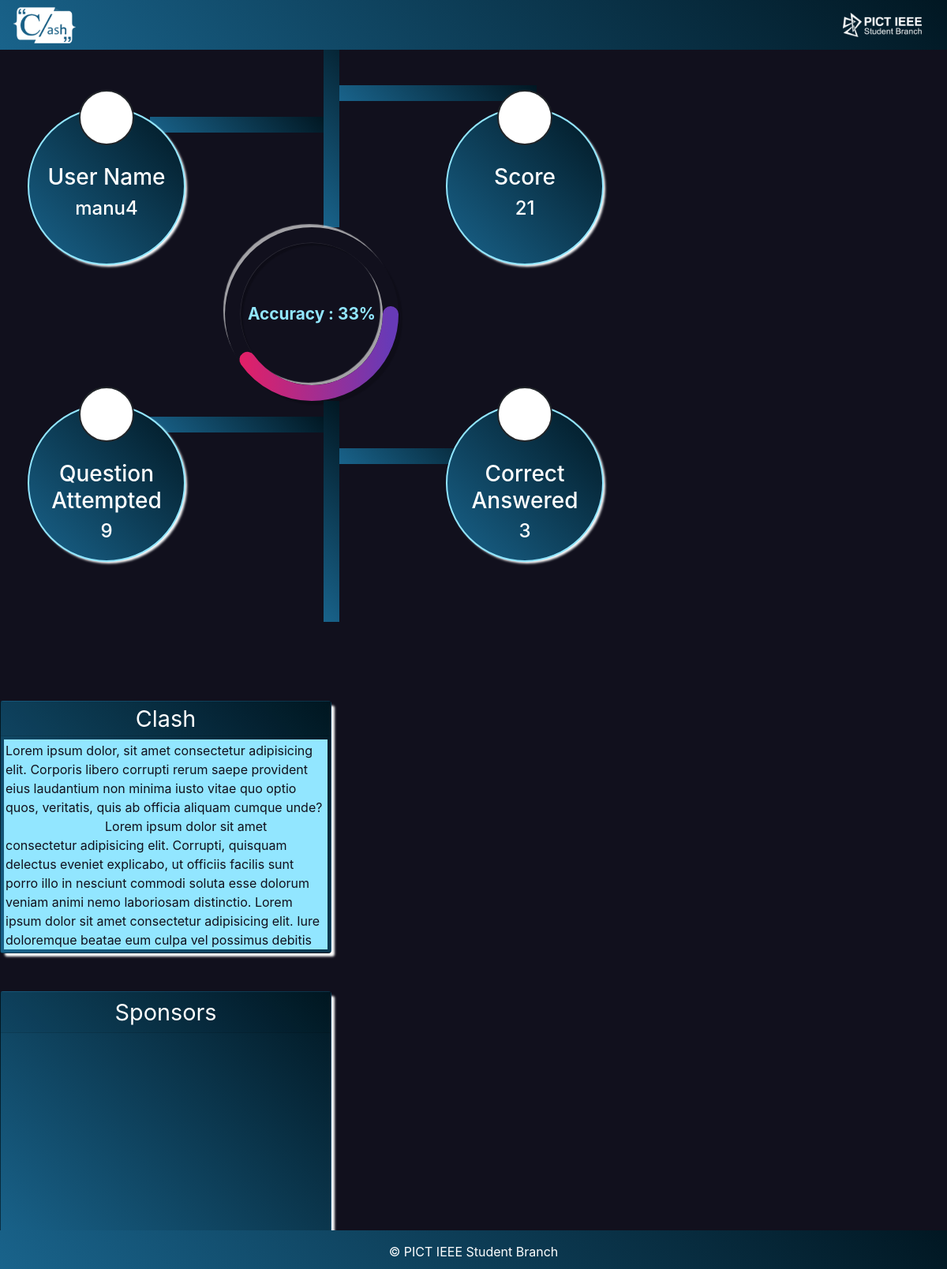
Page /result/ (signed in) on the committed database.
### Quiz/models.py (models this page shows, shortened)
class extendeduser(models.Model):
    number = models.CharField(max_length=20,null=True,default="")
    year = models.CharField(max_length=20, choices=YEAR_CHOICE,null=True,default="")
    user = models.OneToOneField(User,null=True,on_delete=models.CASCADE)
    final_score = models.IntegerField(default=0)
    marking_positive=models.IntegerField(default=4)
    marking_negative=models.IntegerField(default=-2)
    number_of_submits=models.IntegerField(default=0)
    random_ques = models.TextField(null=True)
    active = models.BooleanField(default=True)
    time_counter=models.IntegerField(null=True,default=0)
    time_rz_counter=models.IntegerField(null=True,default=0)
    time_speed = models.IntegerField(null=True,default=1000)
    red_zone_active = models.BooleanField(default=False)
    correct_ques = models.IntegerField(default=0)
    num_of_lifeline = models.IntegerField(default =0)
    prev_que_correct = models.BooleanField(default=False)
    questions_alloted = models.BooleanField(default=False)
    level = models.CharField(max_length=20,default="1")
    tab = models.IntegerField(default=25)
    redzone_skipped = models.BooleanField(default=False)
    login_time = models.DateTimeField(null=True)

### Quiz/views.py (the view)
# urls.py: path('result/',views.result,name='result'),
def result(request):
    try:
        profile = extendeduser.objects.get(user=request.user)
        try:
            accu = round(profile.correct_ques / profile.number_of_submits * 100,2)
        except:
            accu = 0
        context = {'profile': profile , 'user':request.user, 'accu':accu}
        auth.logout(request)
        return  render(request,'Quiz/result.html',context)
    except:
        return redirect('login')

### Quiz/templates/Quiz/result.html (shortened to what this page needs)
<!DOCTYPE html>
<html lang="en">
    {% load static %}
<head>
    <link rel="stylesheet" href="http://maxcdn.bootstrapcdn.com/font-awesome/latest/css/font-awesome.min.css">
    <link href="{% static 'qpage/css/result.css' %}" rel="stylesheet" />
    <link rel="stylesheet" href="https://cdn.jsdelivr.net/npm/bootstrap@4.6.1/dist/css/bootstrap.min.css">
</head>
<body style="background-color: #11101d">
    <nav class="navbar fixed-top navbar-expand-lg navbar-dark" style="background: linear-gradient(45deg,#19638b,#011722) "
				<a class="navbar-brand" href="#">
					<img href="{% url 'login' %}" src="{% static 'login/img/clashwhite.png' %}" alt="Bootstrap" width="80" class="d-inline-block align-top" style="position: fixed;">
				<div class="pisblogo navbar">
					<img src="{% static 'login/img/pisblogo.png' %}"  alt="Bootstrap" width="100">
				</div>
	</nav>
    <div class="container-fluid d-flex p-0 w-100 h-100" style="height: auto;">
        <div class="row p-0 w-100 h-100 mob-row">
            <div class="col-sm-3 d-flex flex-column h-100 p-0">
                <div class="container-fluid d-flex p-0 h-50 mt-5">
                <div class="card m-auto rad-bor rou-mar" id="upper">
                    <div class="cir" style="background-color: white;">
                        <lottie-player src="https://assets4.lottiefiles.com/packages/lf20_xob3zt0y.json"  background="transparent"  speed="1"  style="width: 300px; height: 300px;" autoplay loop></lottie-player>
                    </div>
                    <div class="card-body p-0 text-center">
                        <h3>User Name</h3>
                        <h4>{{user.username}}</h4>
                    </div>
                </div>
            </div>
            <div class="container-fluid d-flex p-0 h-50">
                <div class="card m-auto rad-bor rou-mar mob-question" >
                    <div class="cir">
                        <lottie-player src="https://assets9.lottiefiles.com/packages/lf20_wnbvxv9v.json"  background="transparent"  speed="1"  style="width: 300px; height: 300px;" autoplay loop></lottie-player>
                    </div>
                    <div class="card-body p-0 text-center">
                        <h3>Question Attempted</h3>
                        <h4>{{profile.number_of_submits}}</h4>
                    </div>
                </div>
            </div>
            </div>
            <div class="col-sm-3 mt-2  p-0 h-100" style="position: relative; ">
                <div class="bar7 hidden-mobile"></div>
                <div class="bar5 hidden-mobile"></div>
                <div class="bar2 hidden-mobile"></div>
                <div class="prog-cir mx-auto">
                    <div class="outer">
                        <div class="inner">
                            <div id="number" style="color: #92e6ff; font-size: 1.3rem">
                            </div>
                        </div>
                    </div>
                    <svg xmlns="http://www.w3.org/2000/svg" version="1.1" width="400px" height="400px">
                        <defs>
                           <linearGradient id="GradientColor">
                              <stop offset="0%" stop-color="#e91e63" />
                              <stop offset="100%" stop-color="#673ab7" />
                           </linearGradient>
                        </defs>
                        <circle cx="110" cy="110" r="100" stroke-linecap="round" />
                    </svg>
                </div>
                <div class="bar14 hidden-mobile"></div>
                <div class="bar12 hidden-mobile"></div>
                <div class="bar9 hidden-mobile"></div>
            </div>
            <div class="col-sm h-100 p-0 d-flex flex-column">
                <div class="container-fluid d-flex p-0 h-50 mt-5">
                <div class="card my-auto rad-bor rou-mar1">
                    <div class="cir">
                        <lottie-player src="https://assets4.lottiefiles.com/packages/lf20_ctuexx1q.json"  background="transparent"  speed="1"  style="width: 300px; height: 300px;" autoplay loop></lottie-player>
                    </div>
                    <div class="card-body p-0 text-center">
                        <h3>Score</h3>
                        <h4>{{profile.final_score}}</h4>
                    </div>
                </div>
                </div>
                <div class="container-fluid d-flex p-0 h-50">
                    <div class="card my-auto mr-auto rad-bor rou-mar1 mob-correct">
                    <div class="cir">
                        <lottie-player src="https://assets9.lottiefiles.com/packages/lf20_h7jvk4fc.json"  background="transparent"  speed="1"  style="width: 300px; height: 300px;" autoplay loop></lottie-player>
                    </div>
                    <div class="card-body p-0 text-center">
                        <h3>Correct Answered</h3>
                        <h4>{{profile.correct_ques}}</h4>
                    </div>
                </div>
                </div>
            </div>
            <div class="col-sm d-flex flex-column p-0 h-100">
                <div class="container-fluid pt-3 d-flex my-auto">
                    <div class="card mt-5" id="clash">
                        <div class="card-header p-0  text-center">
                            <b>Clash</b>
                        </div>
                        <div class="card-body" id="clash-pad">
                            <textarea readonly id="ta" style="color: #11101d; background-color: #92e6ff;">Lorem ipsum dolor, sit amet consectetur adipisicing elit. Corporis libero corrupti rerum saepe provident eius laudantium non minima iusto vitae quo optio quos, veritatis, quis ab officia aliquam cumque unde?
                            Lorem ipsum dolor sit amet consectetur adipisicing elit. Corrupti, quisquam delectus eveniet explicabo, ut officiis facilis sunt porro illo in nesciunt commodi soluta esse dolorum veniam animi nemo laboriosam distinctio. Lorem ipsum dolor sit amet consectetur adipisicing elit. Iure doloremque beatae eum culpa vel possimus debitis minima! Illum praesentium iste tempore quia delectus? Ipsa facere ea, consequatur libero perspiciatis deserunt. Lorem ipsum dolor sit amet, consectetur adipisicing elit. Distinctio molestias ipsum maxime accusantium neque maiores quae repellat est, voluptatum quis cum nulla minima iste quasi rerum quas soluta, nesciunt laborum!</textarea>
                        </div>
                    </div>
                </div>
                <div class="container-fluid d-flex my-auto">
                    <div class="card my-3" id="sponser">
                        <div class="card-header p-1  text-center">
                            <b>Sponsors</b>
                        </div>
                        <div class="card-body">
                        </div>
                    </div>
                </div>
            </div>
        </div>
        <div class="footer">
			<div class="middleieee">&copy; PICT IEEE Student Branch</div>
		  </div>
		</div>
</body>
</html>

### static/qpage/css/result.css (style rules this page uses)
html { height: 100%; width: 100%; padding: 0; }
.pisblogo { float: right; margin-left: auto; overflow: hidden; }
body { height: 100%; width: 100%; padding: 0; justify-content: center; align-items: center; }
.rad-bor { position: absolute; border-radius: 50%!important; width: 200px; height: 200px; border: 2px solid #92e6ff!important; }
.prog-cir { margin-top: 35vh; width: 300px; height: 300px; position: inherit; }
.outer { width: 220px; height: 220px; border-radius: 50%; padding: 20px; box-shadow: 6px 6px 1px -1px rgba(0,0,0,0.15), -3px -5px 1px -1px rgba(225, 225, 225, 0.7) }
.inner { width: 180px; height: 180px; border-radius: 50%; display: flex; align-items: center; justify-content: center; box-shadow: inset 4px 4px 1px -1px rgba(0,0,0,0.2), inset -4px -4px 1px -1px rgba(225,225,225,0.7), -0.5px -0.5px 0px rgba(225, 225 ,225, 0.16), 0.5px 0.5px 0px rgba(0,0,0,0), 0px 12px 1px -10px rgba(0,0,0,0.05) ; }
#number { font-weight: 700; color: #555; }
svg { position: absolute; top: 0px; left: 0px; }
.cir { position: relative; height: 70px; width: 70px; border-radius: 50%; border: 2px solid; padding: 5px; display: flex; align-items: center; justify-content: center; top: -12%; right: -32%; }
#clash { height: 40vh; width: 420px; }
#sponser { width: 420px; height: 40vh; }
#ta { resize: none; height: 100%; width: 100%; border: 0px; }
#clash-pad { padding: 4px!important; }
.rou-mar { margin-left: 30px; }
.rou-mar1 { margin-left: -20px; }
.card { background: linear-gradient(45deg,#19638b,#011722); box-shadow: 3px 3px 3px -1px white; }
#clash,#sponser { box-shadow: 5px 5px 3px -1px white; }
.card-body { color:white; }
.card-header { font-size: 1.8rem; color: white; font-weight: 100; }
.bar2 { z-index: -1; position: absolute; height: 20px; width: 220px; margin-top: 140px; margin-left: -95px; }
.bar5 { position: absolute; height: 20px; width: 250px; margin-top: 100px; margin-left: 145px; }
.bar7 { position: absolute; height: 35vh; width: 20px; margin-left: 125px; }
.bar9 { z-index: -1; position: absolute; height: 20px; width: 220px; margin-top: -60px; margin-left: -95px; }
.bar12 { position: absolute; height: 20px; width: 216px; margin-top: -20px; margin-left: 145px; }
.bar14 { position: absolute; height: 35vh; width: 20px; margin-left: 125px; margin-top: -80px; }
.hidden-mobile { background: linear-gradient(45deg,#19638b,#011722); display: flex; }
.cir { background-color: white; }
.footer { background: linear-gradient(45deg, #19638b, #011722); color: #fff; text-align: center; padding: 10px; display: flex; flex-direction: row; justify-content: space-evenly; width: 100%; position: fixed; left: 0; bottom: 0; flex-shrink: 0; }
.footer .leftieee, .footer .middleieee { padding-top: 5px; }

### rows in the picture
extendeduser: number_of_submits "9", final_score "21", correct_ques "3"

### other values in the picture
{{ user.username }} "manu4"
